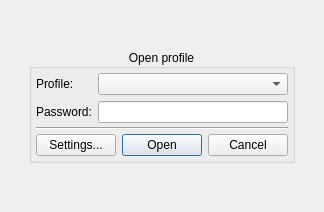
<?xml version="1.0" encoding="UTF-8"?>
<ui version="4.0">
 <class>LoginDialogClass</class>
 <widget class="QDialog" name="LoginDialogClass">
  <property name="geometry">
   <rect>
    <x>0</x>
    <y>0</y>
    <width>324</width>
    <height>212</height>
   </rect>
  </property>
  <property name="windowTitle">
   <string>Open Profile</string>
  </property>
  <property name="windowOpacity">
   <double>1.000000000000000</double>
  </property>
  <layout class="QGridLayout" name="gridLayout">
   <item row="0" column="0">
    <widget class="QGroupBox" name="groupBox">
     <property name="sizePolicy">
      <sizepolicy hsizetype="Maximum" vsizetype="Maximum">
       <horstretch>0</horstretch>
       <verstretch>0</verstretch>
      </sizepolicy>
     </property>
     <property name="title">
      <string>Open profile</string>
     </property>
     <property name="alignment">
      <set>Qt::AlignCenter</set>
     </property>
     <layout class="QVBoxLayout" name="verticalLayout">
      <property name="spacing">
       <number>4</number>
      </property>
      <property name="leftMargin">
       <number>4</number>
      </property>
      <property name="topMargin">
       <number>4</number>
      </property>
      <property name="rightMargin">
       <number>4</number>
      </property>
      <property name="bottomMargin">
       <number>4</number>
      </property>
      <item>
       <layout class="QFormLayout" name="formLayout">
        <item row="0" column="0">
         <widget class="QLabel" name="lblProfile">
          <property name="text">
           <string>Profile:</string>
          </property>
          <property name="textFormat">
           <enum>Qt::PlainText</enum>
          </property>
         </widget>
        </item>
        <item row="0" column="1">
         <widget class="QComboBox" name="cmbProfile">
          <property name="sizePolicy">
           <sizepolicy hsizetype="MinimumExpanding" vsizetype="Maximum">
            <horstretch>0</horstretch>
            <verstretch>0</verstretch>
           </sizepolicy>
          </property>
         </widget>
        </item>
        <item row="1" column="0">
         <widget class="QLabel" name="lblPassword">
          <property name="text">
           <string>Password:</string>
          </property>
          <property name="textFormat">
           <enum>Qt::PlainText</enum>
          </property>
         </widget>
        </item>
        <item row="1" column="1">
         <widget class="QLineEdit" name="lnePassword">
          <property name="sizePolicy">
           <sizepolicy hsizetype="MinimumExpanding" vsizetype="Maximum">
            <horstretch>0</horstretch>
            <verstretch>0</verstretch>
           </sizepolicy>
          </property>
          <property name="echoMode">
           <enum>QLineEdit::Password</enum>
          </property>
         </widget>
        </item>
       </layout>
      </item>
      <item>
       <widget class="Line" name="line">
        <property name="orientation">
         <enum>Qt::Horizontal</enum>
        </property>
       </widget>
      </item>
      <item>
       <layout class="QHBoxLayout" name="horizontalLayout">
        <item>
         <widget class="QPushButton" name="pbtProfiles">
          <property name="text">
           <string>Settings...</string>
          </property>
         </widget>
        </item>
        <item>
         <widget class="QDialogButtonBox" name="dbbButtons">
          <property name="standardButtons">
           <set>QDialogButtonBox::Cancel|QDialogButtonBox::Open</set>
          </property>
         </widget>
        </item>
       </layout>
      </item>
     </layout>
    </widget>
   </item>
  </layout>
 </widget>
 <layoutdefault spacing="6" margin="11"/>
 <tabstops>
  <tabstop>cmbProfile</tabstop>
  <tabstop>lnePassword</tabstop>
  <tabstop>pbtProfiles</tabstop>
  <tabstop>dbbButtons</tabstop>
 </tabstops>
 <resources/>
 <connections/>
</ui>
